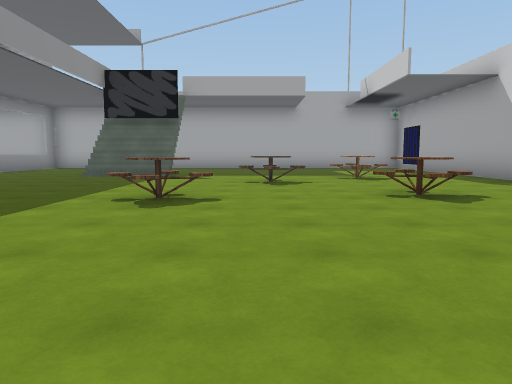
view 1 (above)

19 first-person views from a walk through a scene from a Unity 3-D project. The camera is 1.3 m above the floor, tilts 6° down and sees 70° across. The floor is counted in squares, 2.4 m on a side. Each view is taken from the middle of a square. On the plan, view 1 faces up. The plan holds only what a view shows up to about 10 squares ahead; the rest is blank. The place goes on beyond the plan. The player is left out. Some animated figures are left out. Door leaves are left out, so doorways stand open. Some surface patterns are stand-ins.

view 2
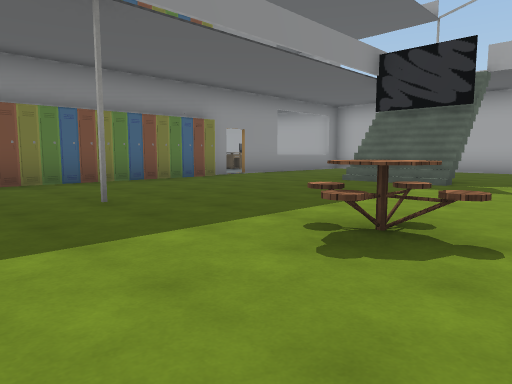

view 3
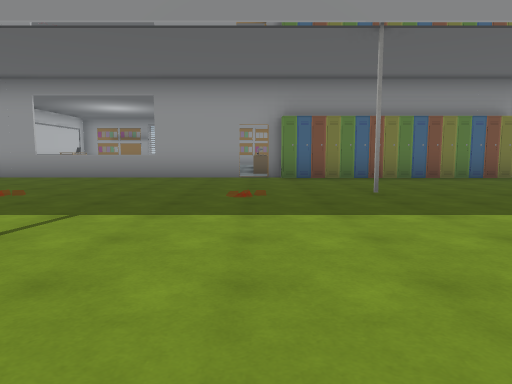

view 4
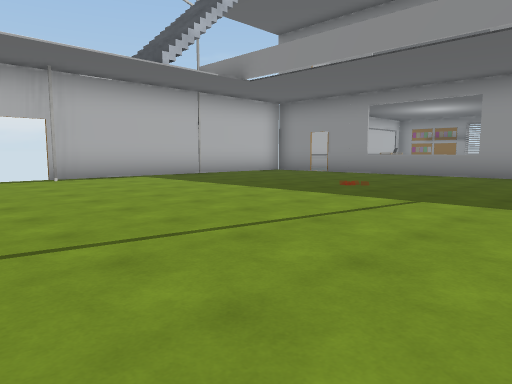

view 5
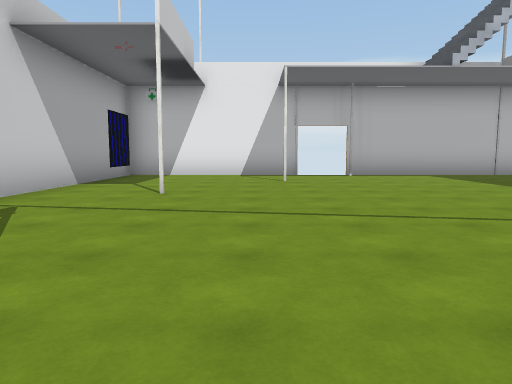

view 6
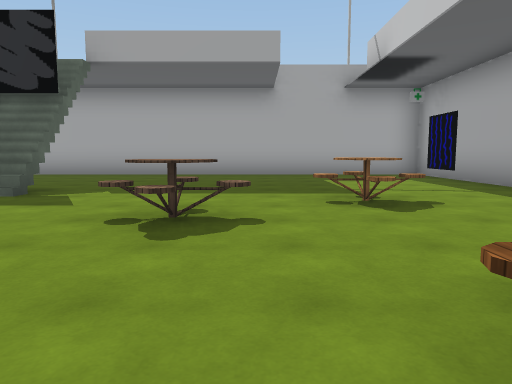

view 7
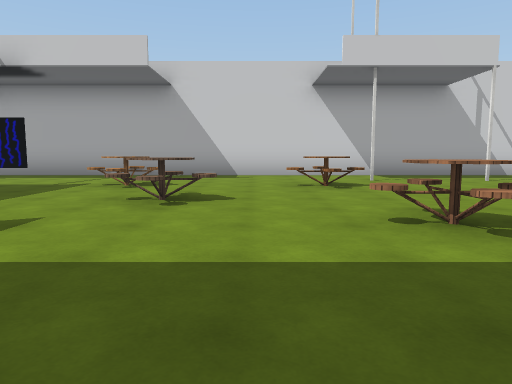

view 8
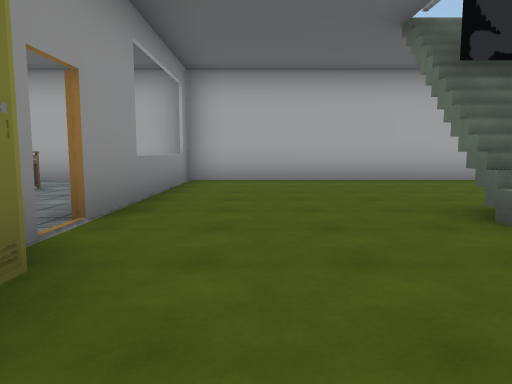

view 9
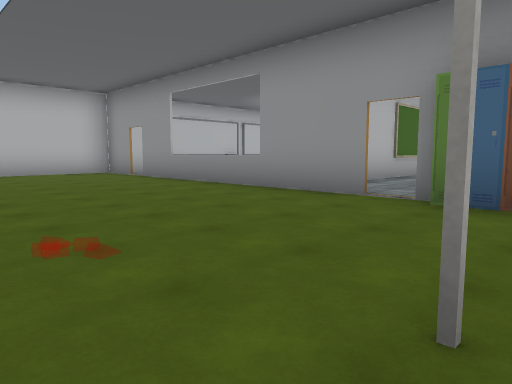

view 10
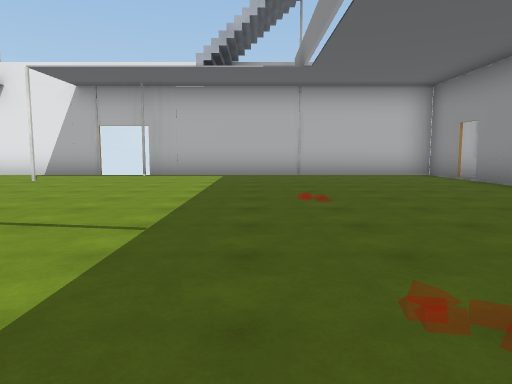

view 11
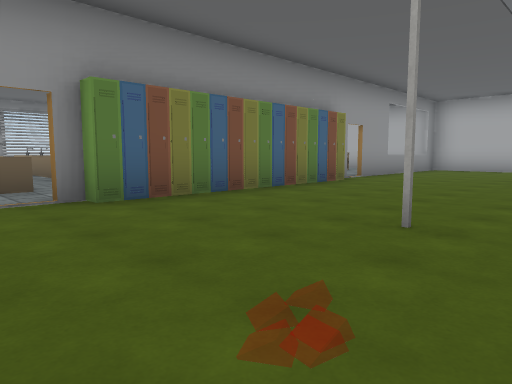

view 12
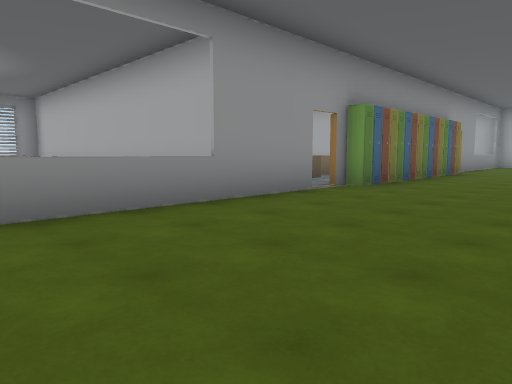

view 13
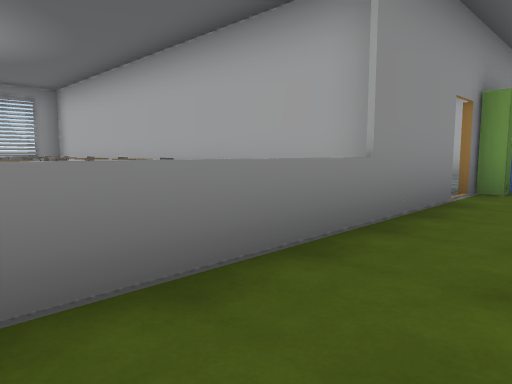

view 14
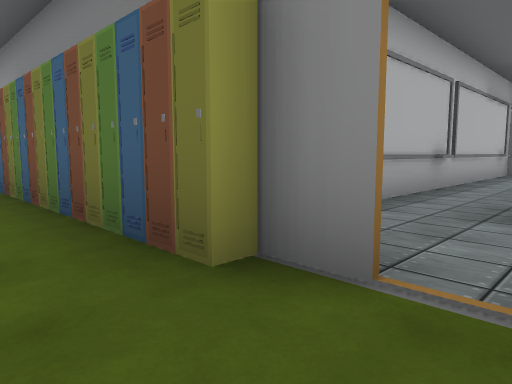

view 15
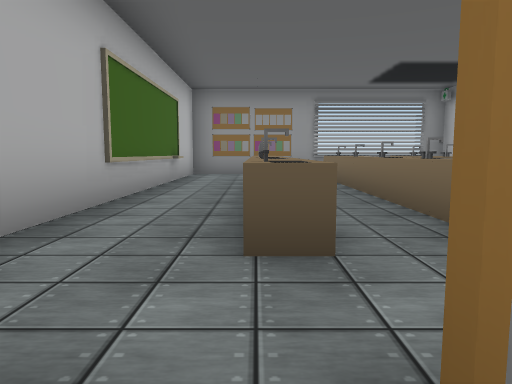

view 16
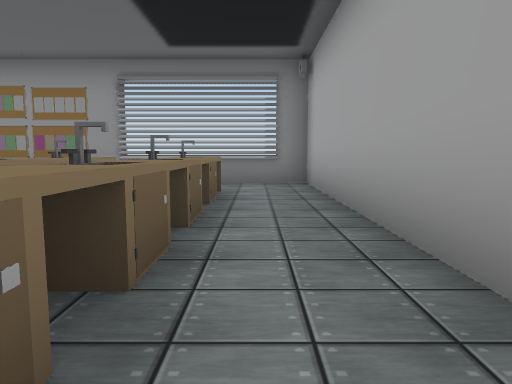

view 17
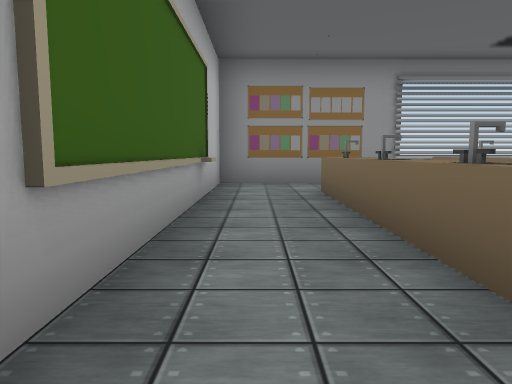

view 18
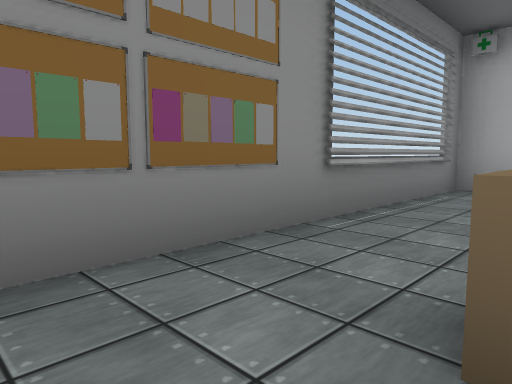

view 19
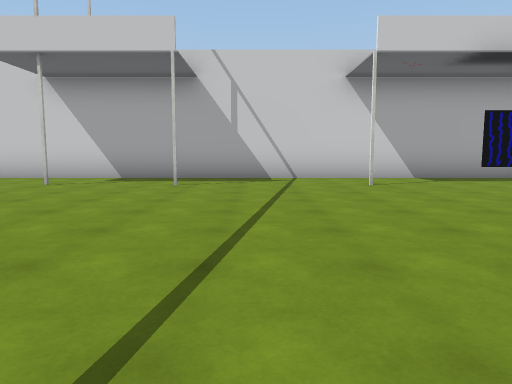

### Floor plan
Key: @ floor where view 1 was taken; # wall or solid block; . main floor; : floor 1 m higher than the main floor; D open door; = window, fence, low wall or low ledge; T table; L locker; O other object.
Columns run from 17 left of view 1 to 6 right of it. Each row starts with its distance up from view 1.
 14          ##############
 13           #............#
 12           =............#
 11           =............#
 10          ##............#
  9          #D..O:....T...#
  8          #D........TT..#
  7 ######### L......TT....#
  6 #........ L............#
  5 #.T#TTTOO.L.....T..T...#
  4 #.T#TTTTT.L..#..T...#..#
  3 #.........L............#
  2 O.T#TTTTT..............#
  1 O.........#.........#..#
  0 ###########......@.....#
 -1          #=............#
 -2          #=.........#..#
 -3          ##............#
 -4           #.......#....#
 -5           #............#
 -6           #......DD....#
 -7           ######## #####

Positions as (right, up) in squares from view 1, and headings:
1: (0, 0), facing up
2: (0, 2), facing up-left
3: (1, 2), facing left
4: (2, 2), facing down-left
5: (2, 3), facing down
6: (1, 4), facing up
7: (-4, 6), facing right
8: (-6, 6), facing up
9: (-3, 4), facing down-left
10: (-3, 3), facing down
11: (-3, 1), facing up-left
12: (-4, -3), facing up-left
13: (-6, -3), facing up-left
14: (-6, 9), facing down-left
15: (-7, 2), facing left
16: (-10, 6), facing left
17: (-10, 1), facing left
18: (-15, 1), facing up-left
19: (-3, 0), facing right
